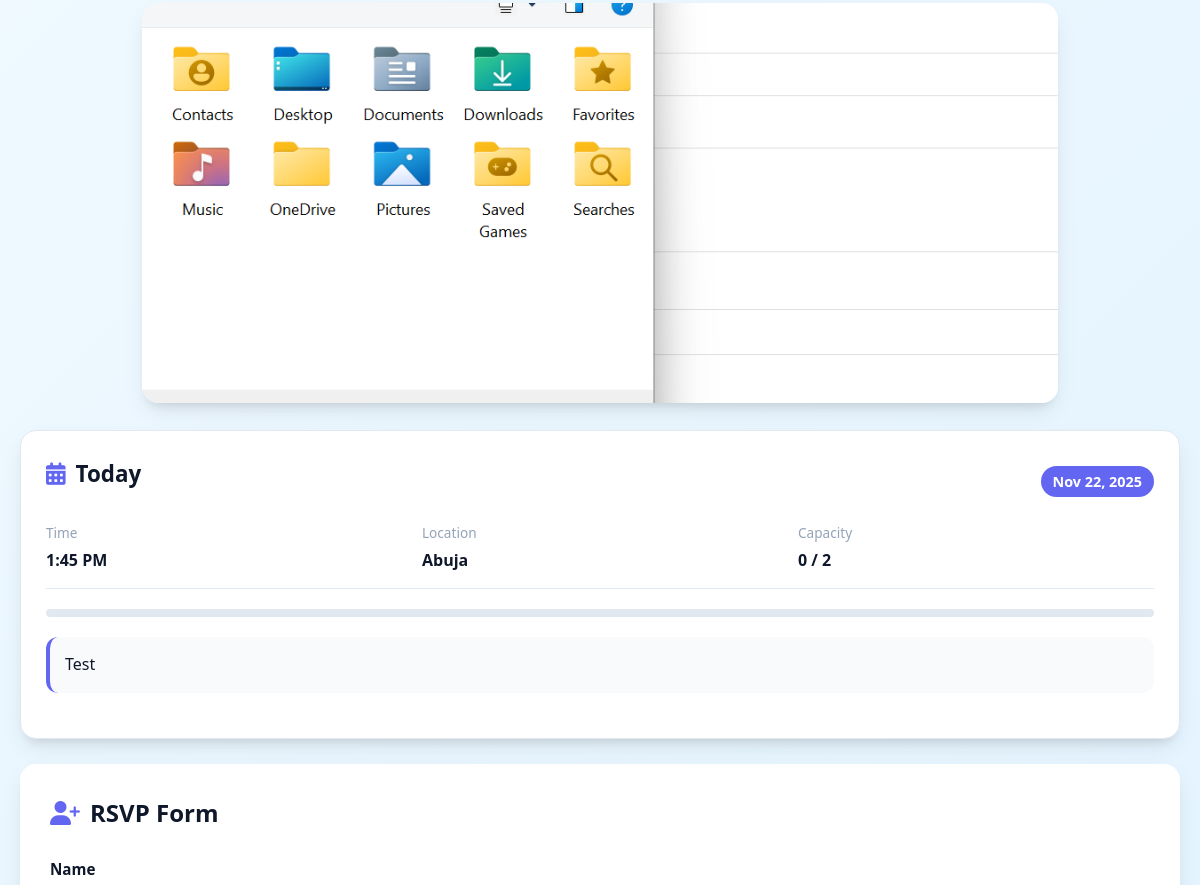
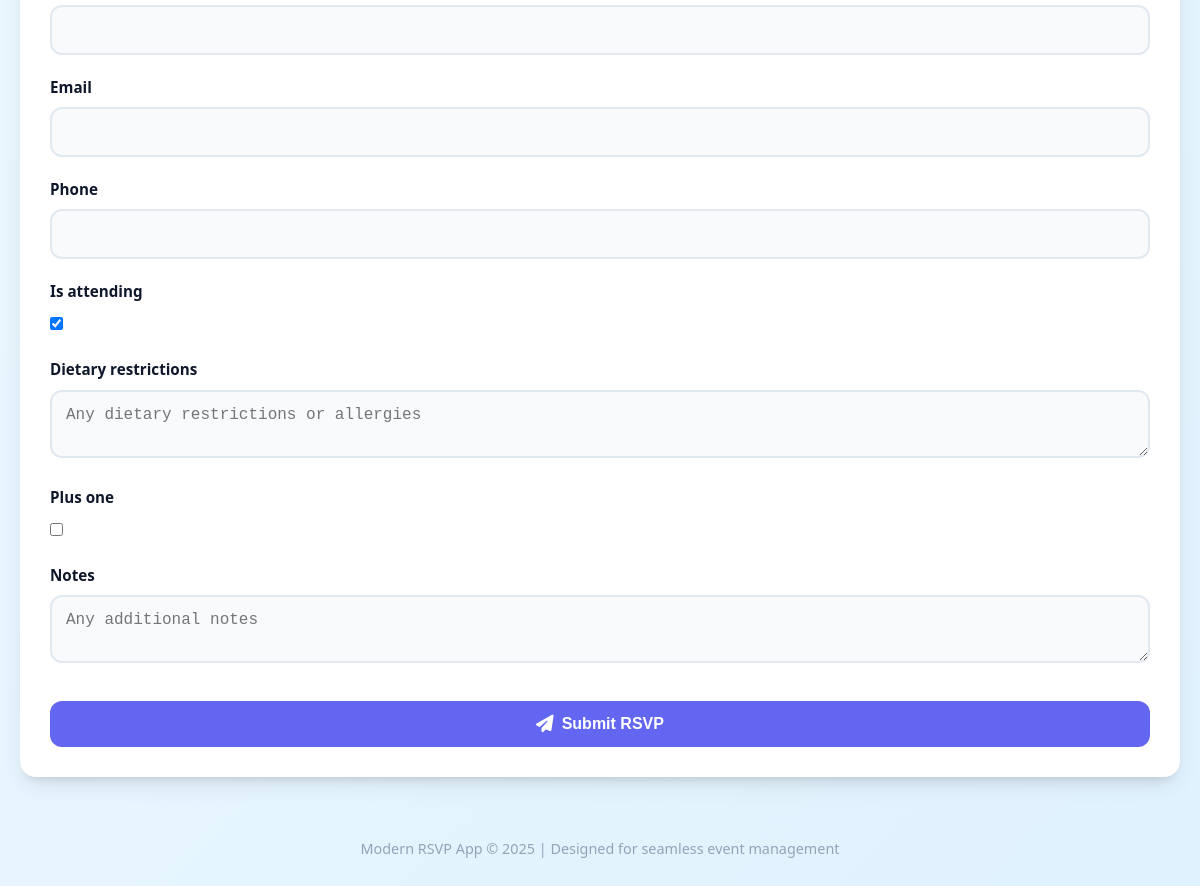
The app's page /event/4/ (lower part), older data (2 pictures, top to bottom).
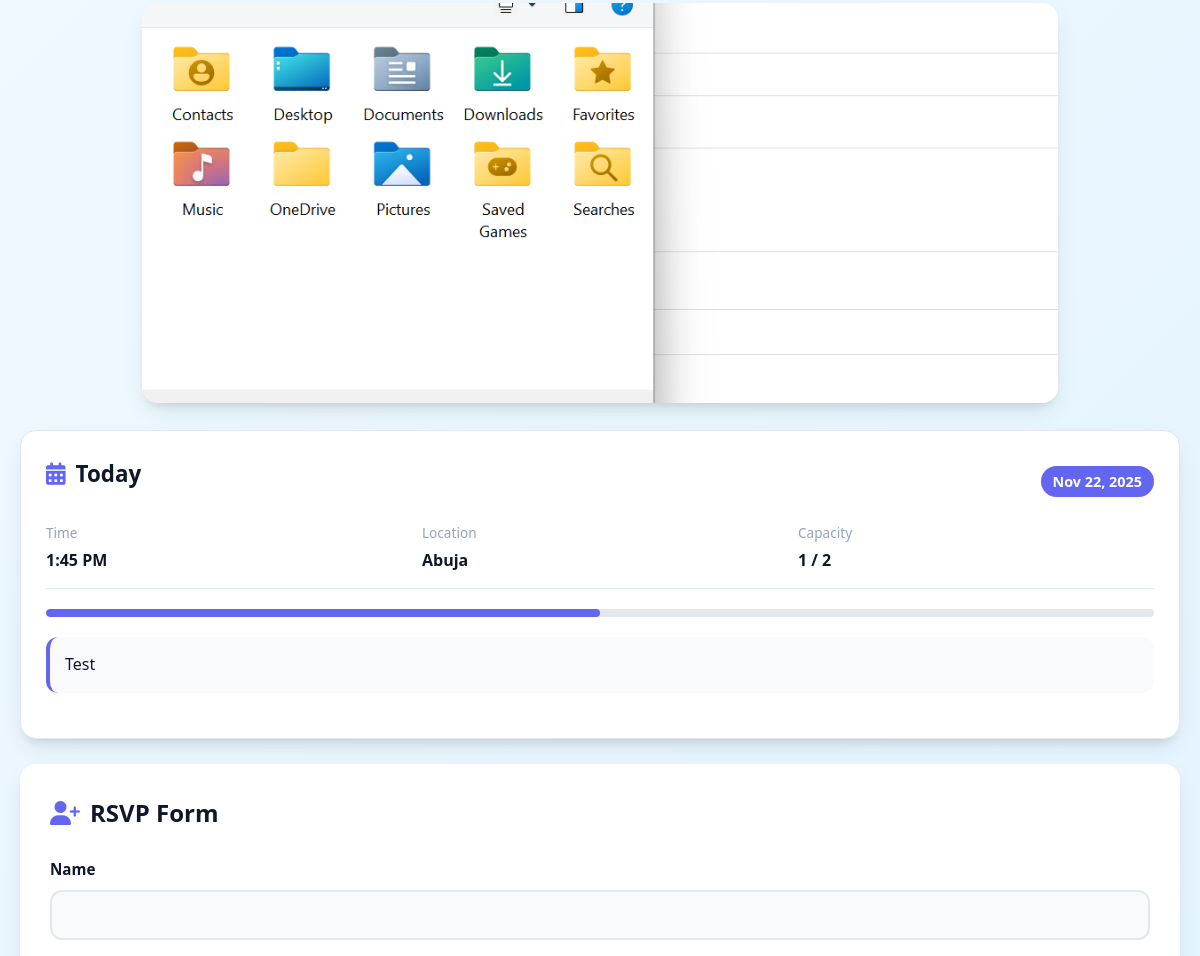
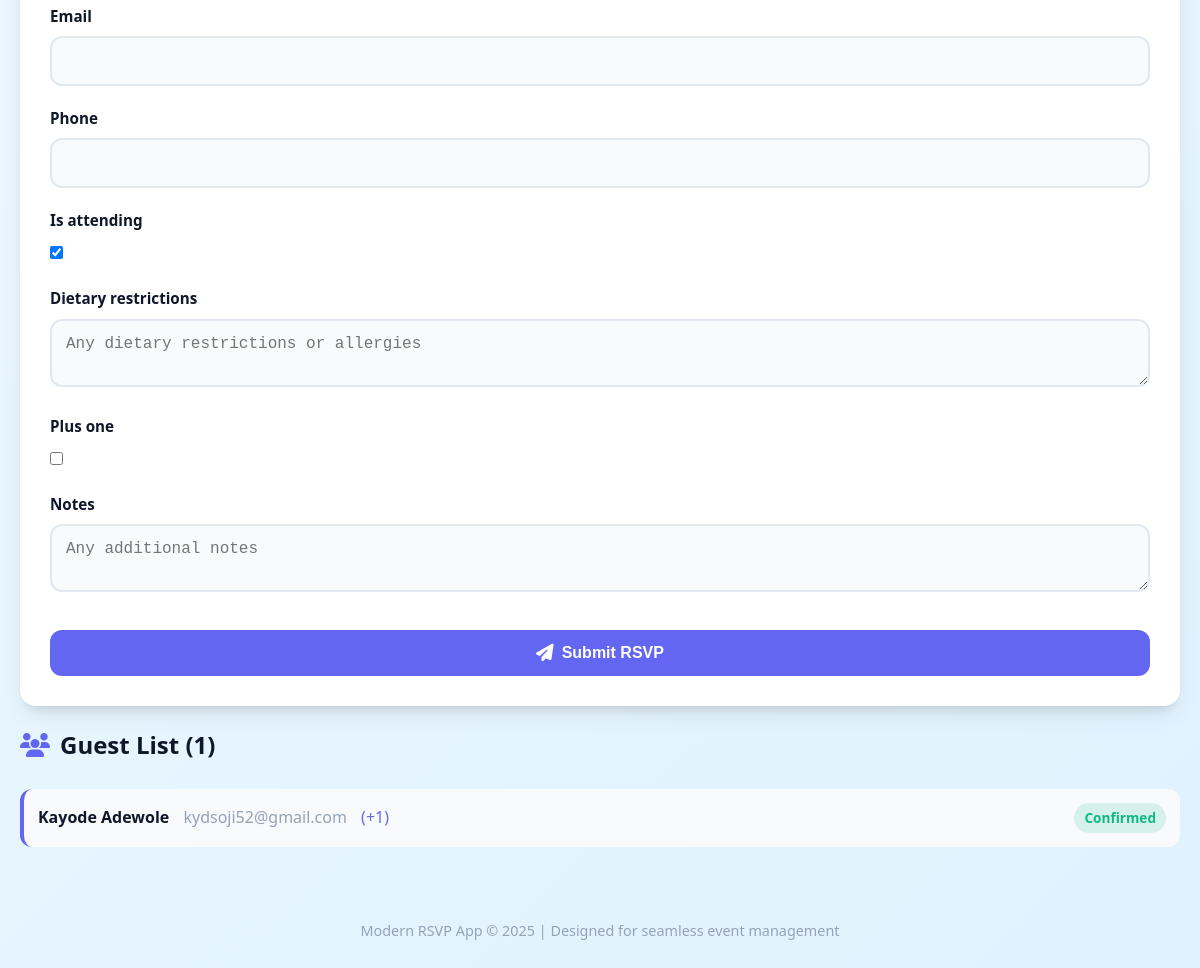
The same page, newer data (2 pictures, top to bottom).
### myapp/models.py (models this page shows, shortened)
class Event(models.Model):
    title = models.CharField(max_length=200)
    description = models.TextField()
    date = models.DateTimeField()
    location = models.CharField(max_length=300)
    max_attendees = models.PositiveIntegerField(default=100)
    event_image = models.ImageField(
        upload_to='event_images/',
        blank=True,
        null=True,
        validators=[FileExtensionValidator(['jpg', 'jpeg', 'png', 'gif'])]
    )
    created_at = models.DateTimeField(auto_now_add=True)
    @property
    def current_attendees(self):
        return self.attendees.filter(is_confirmed=True).count()
    @property
    def is_full(self):
        return self.current_attendees >= self.max_attendees
    @property
    def capacity_percentage(self):
        if self.max_attendees == 0:
            return 0
        return int((self.current_attendees / self.max_attendees) * 100)

class Attendee(models.Model):
    event = models.ForeignKey(Event, on_delete=models.CASCADE, related_name='attendees') # Ensure related_name is 'attendees'
    name = models.CharField(max_length=100)
    email = models.EmailField()
    phone = models.CharField(max_length=15, blank=True)
    is_attending = models.BooleanField(default=True)
    is_confirmed = models.BooleanField(default=False)
    dietary_restrictions = models.TextField(blank=True)
    plus_one = models.BooleanField(default=False)
    notes = models.TextField(blank=True)
    created_at = models.DateTimeField(auto_now_add=True)
    class Meta:
        unique_together = ['event', 'email']

### myapp/views.py (the view, shortened to what this page needs)
# urls.py: path('event/<int:event_id>/', views.event_detail, name='event_detail'),
def event_detail(request, event_id):
    event = get_object_or_404(Event, id=event_id)
    attendees = event.attendees.filter(is_confirmed=True).order_by('-created_at')
    is_nearly_full = event.current_attendees >= event.max_attendees * 0.9 and not event.is_full
    form = AttendeeForm(initial={'is_attending': True}, event=event)
    return render(request, 'rsvp/event_detail.html', {
        'event': event,
        'attendees': attendees,
        'form': form,
        'is_full': event.is_full,
        'is_nearly_full': is_nearly_full,
        'capacity_percentage': event.capacity_percentage
    })

### myapp/forms.py (shortened to what this page needs)
class AttendeeForm(forms.ModelForm):
    class Meta:
        model = Attendee
        fields = ['name', 'email', 'phone', 'is_attending', 'dietary_restrictions', 'plus_one', 'notes']
        widgets = {
            'dietary_restrictions': forms.Textarea(attrs={'rows': 2, 'placeholder': 'Any dietary restrictions or allergies', 'class': 'form-control'}),
            'notes': forms.Textarea(attrs={'rows': 2, 'placeholder': 'Any additional notes', 'class': 'form-control'}),
            'name': forms.TextInput(attrs={'class': 'form-control'}),
            'email': forms.EmailInput(attrs={'class': 'form-control'}),
            'phone': forms.TextInput(attrs={'class': 'form-control'}),
            'is_attending': forms.CheckboxInput(attrs={'class': 'form-check-input'}),
            'plus_one': forms.CheckboxInput(attrs={'class': 'form-check-input'}),
        }
    def __init__(self, *args, **kwargs):
        self.event = kwargs.pop('event', None)
        super().__init__(*args, **kwargs)

### myapp/templates/rsvp/event_detail.html (shortened to what this page needs)
{% extends 'rsvp/base.html' %}
{% block content %}
<div class="events-section">
    {% if event.event_image %}
        <div style="text-align: center; margin-bottom: 20px;">
            <img src="{{ event.event_image.url }}" alt="{{ event.title }}"
                 style="max-width: 100%; max-height: 400px; object-fit: cover; border-radius: var(--border-radius);
                        box-shadow: var(--shadow);">
        </div>
    {% endif %}
    <div class="event-card">
        <div class="event-header">
            <h3><i class="fas fa-calendar-alt"></i> {{ event.title }}</h3>
            <span class="event-date">{{ event.date|date:"M d, Y" }}</span>
        </div>
        <div class="event-info">
            <div class="info-item">
                <span class="info-label">Time</span>
                <span class="info-value">{{ event.date|date:"g:i A" }}</span>
            </div>
            <div class="info-item">
                <span class="info-label">Location</span>
                <span class="info-value">{{ event.location }}</span>
            </div>
            <div class="info-item">
                <span class="info-label">Capacity</span>
                <span class="info-value">{{ event.current_attendees }} / {{ event.max_attendees }}</span>
            </div>
        </div>
        <div class="capacity-bar">
            <div class="capacity-fill" style="width: {{ event.capacity_percentage }}%"></div>
        </div>
        <div class="event-description" style="margin: 20px 0; padding: 15px; background-color: #f8fafc; border-radius: 12px; border-left: 4px solid var(--primary);">
            <p style="margin: 0; color: var(--dark);">{{ event.description }}</p>
        </div>
    </div>
    <div class="form-section">
        <h2 class="section-title"><i class="fas fa-user-plus"></i> RSVP Form</h2>
        {% if event.is_full %}
            <div class="alert alert-error">
                <i class="fas fa-exclamation-circle"></i>
                <div>
                    <strong>Registration Closed!</strong> This event is currently full.
                </div>
            </div>
        {% else %}
            <form method="post">
                {% for field in form %}
                    <div class="form-group">
                        <label for="{{ field.id_for_label }}">{{ field.label }}</label>
                        {{ field }}
                    </div>
                {% endfor %}
                <button type="submit" class="btn">
                    <i class="fas fa-paper-plane"></i> Submit RSVP
                </button>
            </form>
        {% endif %}
    </div>
    {% if attendees %}
        <div class="attendee-list">
            <h3 class="section-title"><i class="fas fa-users"></i> Guest List ({{ event.current_attendees }})</h3>
            <div style="display: grid; gap: 10px;">
                {% for attendee in attendees %}
                    <div class="attendee-item">
                        <div>
                            <span class="attendee-name">{{ attendee.name }}</span>
                            <span style="color: var(--gray); margin-left: 10px;">{{ attendee.email }}</span>
                            {% if attendee.plus_one %}<span style="color: var(--primary); margin-left: 10px;">(+1)</span>{% endif %}
                        </div>
                        <span class="attendee-status status-confirmed">Confirmed</span>
                    </div>
                {% endfor %}
            </div>
        </div>
    {% endif %}
</div>
{% endblock %}

### myapp/templates/rsvp/base.html (shortened to what this page needs)
<!DOCTYPE html>
{% load static %}
<html lang="en">
<head>
    <link rel="stylesheet" href="https://cdnjs.cloudflare.com/ajax/libs/font-awesome/6.4.0/css/all.min.css">
</head>
<body>
    <div class="container">
        <div class="content-wrapper">
            <div class="app-container">
                {% block content %}{% endblock %}
            </div>
            <footer class="footer">
                <p>Modern RSVP App &copy; 2025 | Designed for seamless event management</p>
            </footer>
        </div>
    </div>
</body>
</html>

### myapp/templates/rsvp/base.html (style rules this page uses)
:root { --primary: #6366f1; --primary-dark: #4f46e5; --secondary: #8b5cf6; --accent: #ec4899; --light: #f8fafc; --dark: #0f172a; --gray: #94a3b8; --success: #10b981; --warning: #f59e0b; --error: #ef4444; --card-bg: #ffffff; --border-radius: 16px; --shadow: 0 10px 25px -5px rgba(0, 0, 0, 0.1), 0 8px 10px -6px rgba(0, 0, 0, 0.1); --transition: all 0.3s ease; }
* { margin: 0; padding: 0; box-sizing: border-box; }
body { font-family: 'Segoe UI', system-ui, -apple-system, sans-serif; background: linear-gradient(135deg, #f0f9ff, #e0f2fe); color: var(--dark); line-height: 1.6; padding: 20px; min-height: 100vh; display: flex; justify-content: center; align-items: flex-start; }
.container { max-width: 1200px; width: 100%; margin: 0 auto; display: flex; flex-direction: column; align-items: center; }
.content-wrapper { width: 100%; max-width: 1200px; margin: 0 auto; }
.app-container { grid-template-columns: 1fr; gap: 30px; width: 100%; max-width: 1200px; }
@media (min-width: 992px) { .app-container { grid-template-columns: 1fr 1fr; } }
.form-section { background: var(--card-bg); border-radius: var(--border-radius); padding: 30px; box-shadow: var(--shadow); transition: var(--transition); width: 100%; }
.section-title { font-size: 1.5rem; margin-bottom: 25px; color: var(--dark); display: flex; align-items: center; gap: 10px; }
.section-title i { color: var(--primary); }
.form-group { margin-bottom: 20px; }
.form-group label { display: block; margin-bottom: 8px; font-weight: 600; color: var(--dark); font-size: 0.95rem; }
.form-control { width: 100%; padding: 14px; border: 2px solid #e2e8f0; border-radius: 12px; font-size: 1rem; transition: var(--transition); background-color: #f8fafc; }
.btn { display: inline-flex; align-items: center; justify-content: center; gap: 8px; background-color: var(--primary); color: white; padding: 14px 24px; border: none; border-radius: 12px; cursor: pointer; font-size: 1rem; font-weight: 600; transition: var(--transition); width: 100%; margin-top: 10px; text-decoration: none; }
.btn i { font-size: 1.1rem; }
.event-card { background: var(--card-bg); border-radius: var(--border-radius); padding: 25px; margin-bottom: 25px; box-shadow: var(--shadow); transition: var(--transition); border: 1px solid #e2e8f0; width: 100%; }
.event-card h3 { font-size: 1.4rem; margin-bottom: 15px; color: var(--dark); display: flex; align-items: center; gap: 10px; }
.event-card h3 i { color: var(--primary); }
.event-info { display: flex; flex-wrap: wrap; gap: 20px; margin-bottom: 20px; padding-bottom: 15px; border-bottom: 1px solid #e2e8f0; }
.info-item { display: flex; flex-direction: column; flex: 1; min-width: 150px; }
.info-label { font-size: 0.85rem; color: var(--gray); margin-bottom: 4px; }
.info-value { font-weight: 600; color: var(--dark); }
.attendee-list { margin-top: 20px; }
.attendee-item { padding: 14px; background: #f8fafc; margin-bottom: 12px; border-radius: 12px; display: flex; justify-content: space-between; align-items: center; border-left: 4px solid var(--primary); transition: var(--transition); width: 100%; }
.attendee-name { font-weight: 600; color: var(--dark); }
.attendee-status { padding: 4px 10px; border-radius: 20px; font-size: 0.85rem; font-weight: 600; }
.status-confirmed { background: rgba(16, 185, 129, 0.15); color: var(--success); }
.capacity-bar { height: 8px; background: #e2e8f0; border-radius: 4px; margin: 15px 0; overflow: hidden; width: 100%; }
.capacity-fill { height: 100%; background: var(--primary); border-radius: 4px; }
.event-header { display: flex; justify-content: space-between; align-items: center; margin-bottom: 15px; }
.event-date { background: var(--primary); color: white; padding: 4px 12px; border-radius: 20px; font-size: 0.9rem; font-weight: 600; }
.footer { text-align: center; margin-top: 40px; padding: 20px; color: var(--gray); font-size: 0.9rem; width: 100%; max-width: 1200px; }

Row changes from the older to the newer data that the page shows:
shown differently, row unchanged: Event "Today": current_attendees "0" → "1"; current_attendees (not shown) → "1"
added Attendee: name "Kayode Adewole", email "kydsoji52@gmail.com", plus_one "(+1)"
Text that changed along with them:
text now shown: "Guest List ( )"
